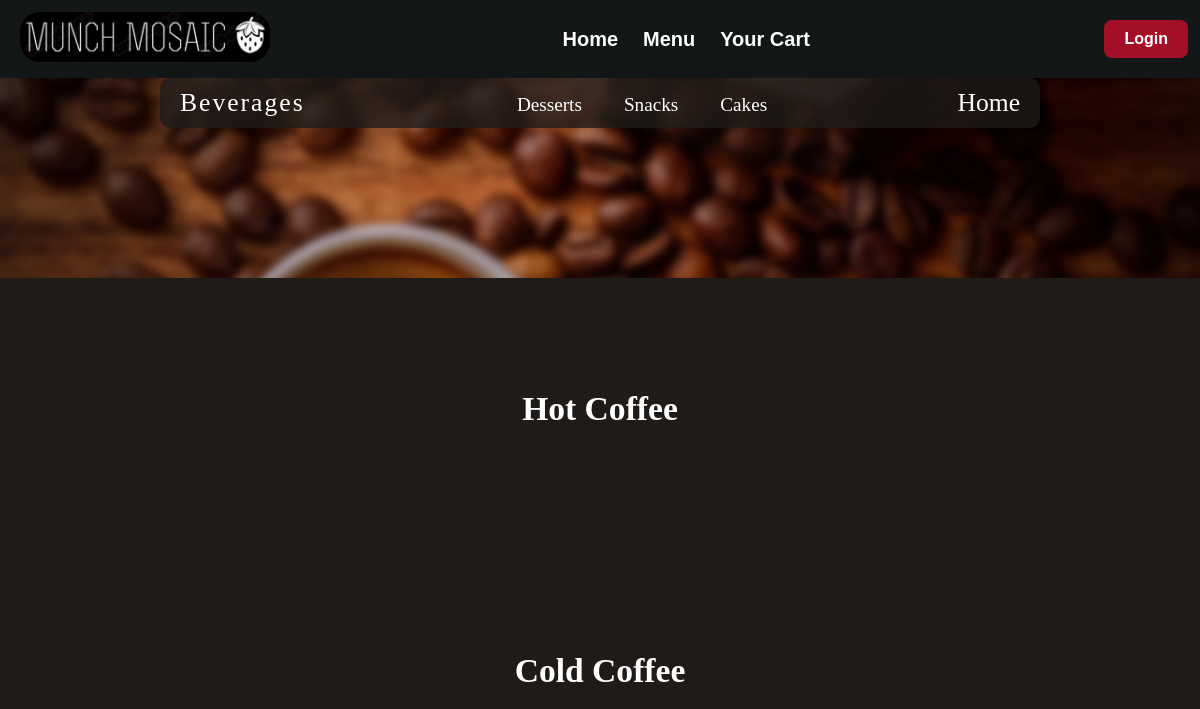
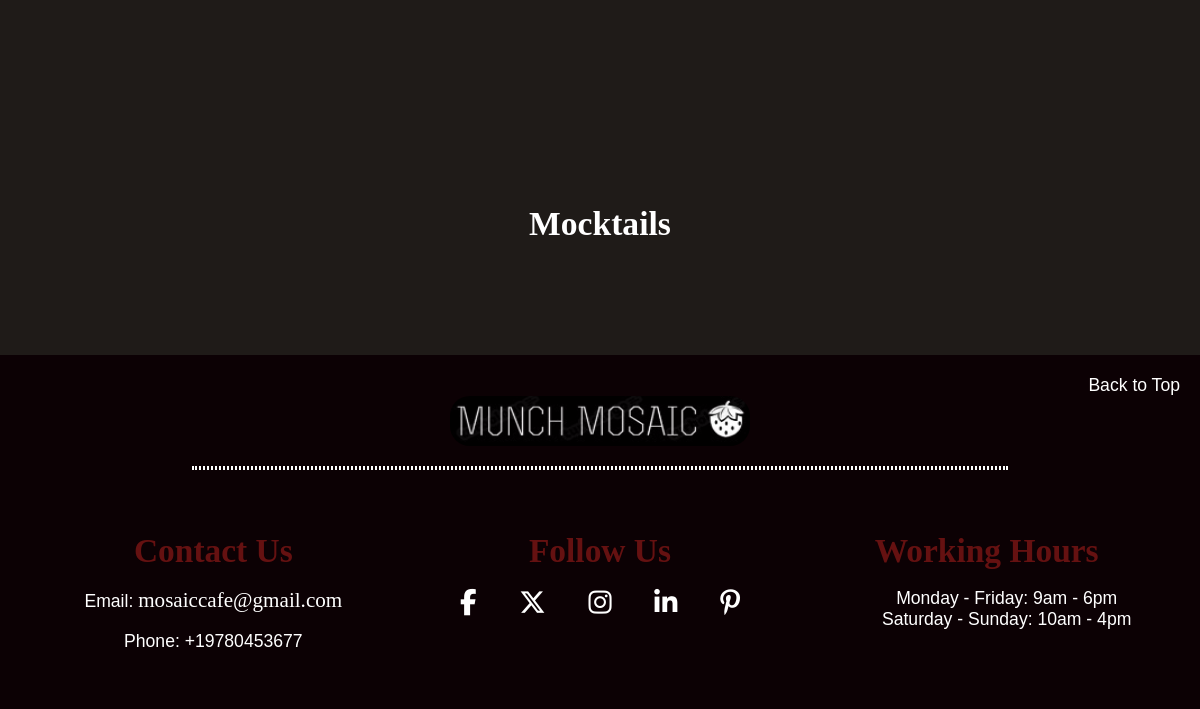
The app's page /beverages/, older data (2 pictures, top to bottom).
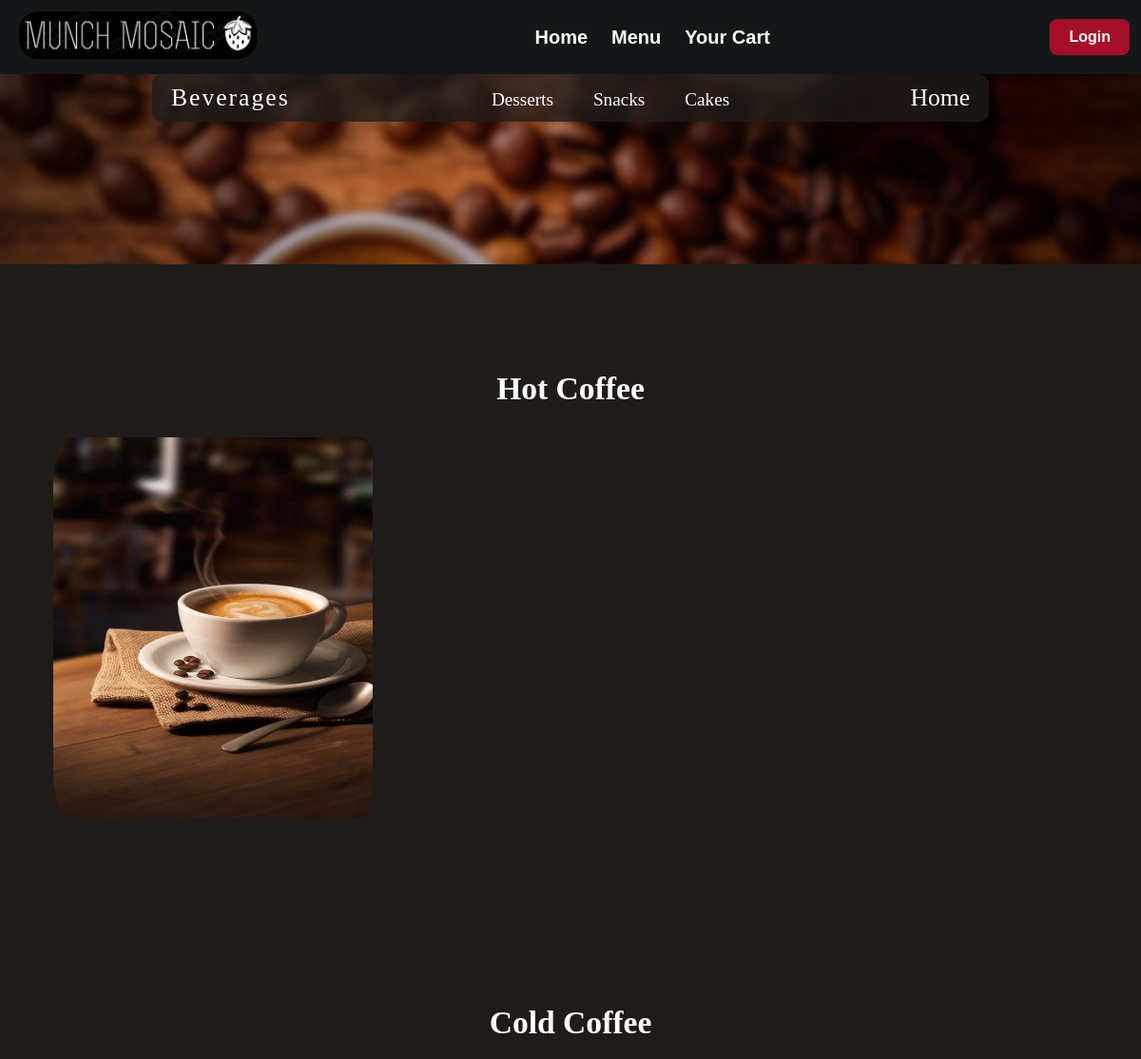
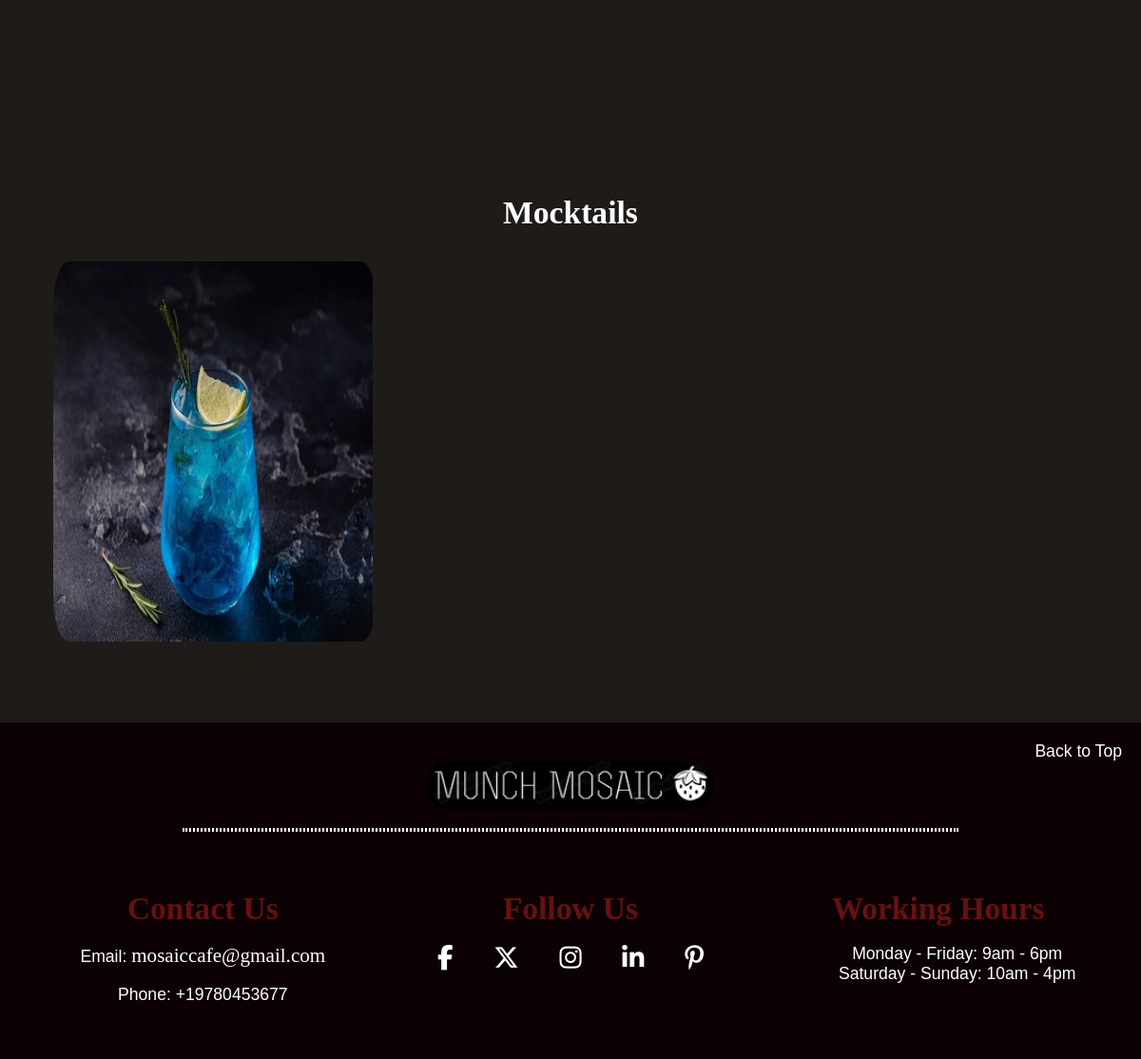
The same page, newer data (2 pictures, top to bottom).
### home/models.py (models this page shows)
class Product(models.Model):
    product_id = models.AutoField
    productName = models.CharField(max_length=50)
    price = models.IntegerField(default=0)
    description = models.CharField(max_length=300)
    image = models.ImageField(upload_to="home/static/imgs", default="")
    category = models.CharField(max_length=50, default="")
    subcategory = models.CharField(max_length=50, default="")

### chhotus/views.py (the view)
# urls.py: path("beverages/", beverages, name="beverages"),
def beverages(request):
    cold_coffee = Product.objects.filter(subcategory="coldcoffee")
    cold_coffee = list(cold_coffee)
    hot_coffee = Product.objects.filter(subcategory="hotcoffee")
    hot_coffee = list(hot_coffee)
    mocktails = Product.objects.filter(subcategory="mocktails")
    mocktails = list(mocktails)
    return render(request, 'beverages.html', {'cold_coffee': cold_coffee, 'hot_coffee': hot_coffee, 'mocktails': mocktails})

### home/templates/beverages.html (shortened to what this page needs)
<!DOCTYPE html>
<html lang="en">
<head>
    <link rel="stylesheet" href="/static/css/menuitems.css">
</head>
<body>
    {% include "navbar.html" %}
    {% include "cursor.html" %}
    <div class="navbody" id="beverages-bgimg">
        <nav class="navbar-2">
            <div class="nav-left">
                <div class="dropdown">
                    <span>Beverages</span>
                </div>
            </div>
            <div class="nav-center">
                <div class="dropdown">
                    <a href="/desserts">Desserts</a>
                </div>
                <div class="dropdown">
                    <a href="/snacks">Snacks</a>
                </div>
                <div class="dropdown">
                    <a href="/cakes">Cakes</a>
                </div>
            </div>
            <div class="nav-right">
                <a href="/">Home</a>
            </div>
        </nav>
    </div>
    <div class="container-all">
        <h2 id="hot-coffee">Hot Coffee</h2>
        <div class="card-container">
            {% for i in hot_coffee %}
            <article class="card-article">
                <img src="/{{i.image}}" alt="" class="card-img">
            </article>
            {% endfor %}
        </div>
    </div>
    <div class="container-all">
        <h2 id="cold-coffee">Cold Coffee</h2>
    </div>
    <div class="container-all">
        <h2 id="moctails">Mocktails</h2>
        <div class="card-container">
            {% for i in mocktails %}
            <article class="card-article">
                <img src="/{{i.image}}" alt="" class="card-img">
            </article>
            {% endfor %}
        </div>
    </div>
    {% include "footer.html" %}
</body>
</html>

Row changes from the older to the newer data that the page shows:
added Product: image (picture), shown under "Hot Coffee"
added Product: image (picture), shown under "Mocktails"
